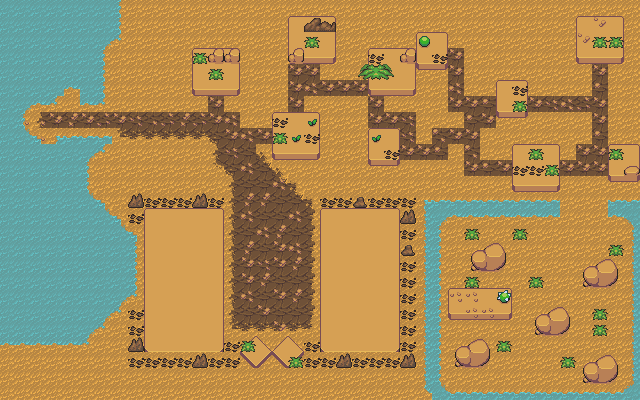

Tiled map render using the project's own tile images. Description and the map definition, with tile-layer contents summarised, below:
An orthogonal 40x25 tile map with 16x16 px tiles, 4 tile layers (Capa de patrones 1, Capa de patrones 2, Capa de patrones 3, Capa de patrones 4), 2 tilesets and 59 objects.

<map version="1.10" tiledversion="1.11.2" orientation="orthogonal" renderorder="right-down" width="40" height="25" tilewidth="16" tileheight="16" infinite="0" nextlayerid="6" nextobjectid="62">
 <tileset firstgid="1" source="tileset_desert1.tsx" />
 <tileset firstgid="183" source="DesertTilemapBlankBackground.tsx" />
 <layer id="1" name="Capa de patrones 1" width="40" height="25">
  <data>[1000 cells, 1000 non-empty, 12 distinct tile ids]</data>
 </layer>
 <layer id="2" name="Capa de patrones 2" width="40" height="25">
  <data>[1000 cells, 315 non-empty, 47 distinct tile ids]</data>
 </layer>
 <layer id="3" name="Capa de patrones 3" width="40" height="25">
  <data>[1000 cells, 213 non-empty, 39 distinct tile ids]</data>
 </layer>
 <layer id="4" name="Capa de patrones 4" width="40" height="25">
  <data>[1000 cells, 5 non-empty, 2 distinct tile ids]</data>
 </layer>
 <objectgroup id="5" name="CollisionLayer">
  <object id="1" x="194.852" y="50.2513" width="45.1236" height="45.1236" />
  <object id="2" x="270.905" y="111.059" width="50.0875" height="48.9241" />
  <object id="3" x="288.081" y="16.3137" width="48.295" height="46.244" />
  <object id="4" x="368.507" y="47.6545" width="46.5929" height="47.6492" />
  <object id="5" x="417.218" y="33.8857" width="29.65" height="34.9447" />
  <object id="6" x="368.507" y="129.059" width="31.7679" height="35.6045" />
  <object id="7" x="145.073" y="208.609" width="78.3608" height="142.426" />
  <object id="8" x="-0.529465" y="0.529465" width="113.305" height="39.7099" />
  <object id="9" x="0.529465" y="41.8277" width="95.8331" height="38.1215" />
  <object id="10" x="0" y="79.9492" width="63.0063" height="15.3545" />
  <object id="11" x="81.0081" y="81.0081" width="15.3545" height="23.2964" />
  <object id="12" x="0" y="96.892" width="29.1206" height="9.53036" />
  <object id="13" x="0.529465" y="108.54" width="18.0018" height="87.3617" />
  <object id="14" x="18.5313" y="133.109" width="13.2674" height="49.0264" />
  <object id="15" x="31.2384" y="145.073" width="31.2384" height="40.7688" />
  <object id="16" x="30.0466" y="136.731" width="6.84606" height="7.2264" />
  <object id="17" x="63.5162" y="141.105" width="40.1255" height="8.36741" />
  <object id="18" x="57.2407" y="136.731" width="54.3881" height="7.41656" />
  <object id="19" x="96.9858" y="96.035" width="7.2264" height="8.74774" />
  <object id="20" x="63.1359" y="150.994" width="23.771" height="52.2963" />
  <object id="21" x="61.044" y="143.197" width="32.3286" height="12.5511" />
  <object id="22" x="1.59185" y="184.124" width="83.8374" height="159.185" />
  <object id="23" x="84.8987" y="228.165" width="48.2861" height="67.3883" />
  <object id="25" x="87.5517" y="297.145" width="31.3064" height="11.6736" />
  <object id="26" x="76.9394" y="311.472" width="26.0002" height="13.2654" />
  <object id="27" x="79.5925" y="324.207" width="10.0817" height="10.0817" />
  <object id="28" x="77.4075" y="292.954" width="31.859" height="22.4009" />
  <object id="29" x="320.036" y="208.302" width="78.3659" height="143.081" />
  <object id="30" x="84.5569" y="197.198" width="10.6841" height="32.968" />
  <object id="31" x="94.9357" y="204.524" width="9.76831" height="28.0839" />
  <object id="32" x="104.094" y="215.513" width="8.54727" height="20.1471" />
  <object id="33" x="112.03" y="221.618" width="8.54727" height="14.3472" />
  <object id="34" x="92.4937" y="44.2626" width="9.76831" height="53.7257" />
  <object id="35" x="89.1358" y="31.747" width="18.6208" height="12.5156" />
  <object id="36" x="108.978" y="0.915779" width="8.24201" height="37.2417" />
  <object id="37" x="15.4862" y="106.501" width="7.33556" height="29.6139" />
  <object id="38" x="29.0706" y="94.5472" width="24.9952" height="7.60725" />
  <object id="39" x="56.7827" y="80.1478" width="26.8971" height="7.06387" />
  <object id="40" x="496.281" y="80.6636" width="31.4645" height="37.4714" />
  <object id="41" x="512.872" y="145.309" width="46.6247" height="46.3387" />
  <object id="42" x="575.515" y="16.0183" width="47.7689" height="47.4828" />
  <object id="43" x="607.838" y="143.593" width="32.0366" height="38.3295" />
  <object id="44" x="607.838" y="200.515" width="33.4668" height="16.3043" />
  <object id="45" x="625.858" y="217.391" width="16.0183" height="6.86499" />
  <object id="46" x="633.009" y="223.132" width="7.43707" height="165.598" />
  <object id="47" x="625.728" y="386.266" width="14.4326" height="15.0498" />
  <object id="48" x="432.049" y="392.009" width="194.879" height="9.18004" />
  <object id="49" x="424.048" y="200.594" width="15.4303" height="190.879" />
  <object id="50" x="425.191" y="201.166" width="135.444" height="14.8588" />
  <object id="51" x="438.461" y="216.119" width="8.74567" height="7.232" />
  <object id="52" x="113.344" y="-2.28405" width="527.698" height="3.74284" />
  <object id="54" x="637.424" y="-5.86811" width="5.1346" height="150.37" />
  <object id="55" x="637.375" y="180.445" width="5.18342" height="21.2719" />
  <object id="56" x="448.41" y="289.121" width="62.9147" height="30.0275" />
  <object id="57" x="455.845" y="340.311" width="34.3171" height="26.3098" />
  <object id="58" x="537.062" y="307.996" width="32.8872" height="27.1677" />
  <object id="59" x="583.962" y="356.326" width="33.4592" height="27.1677" />
  <object id="60" x="583.677" y="260.238" width="34.0311" height="27.1677" />
  <object id="61" x="471.574" y="243.937" width="35.175" height="26.5957" />
 </objectgroup>
</map>
